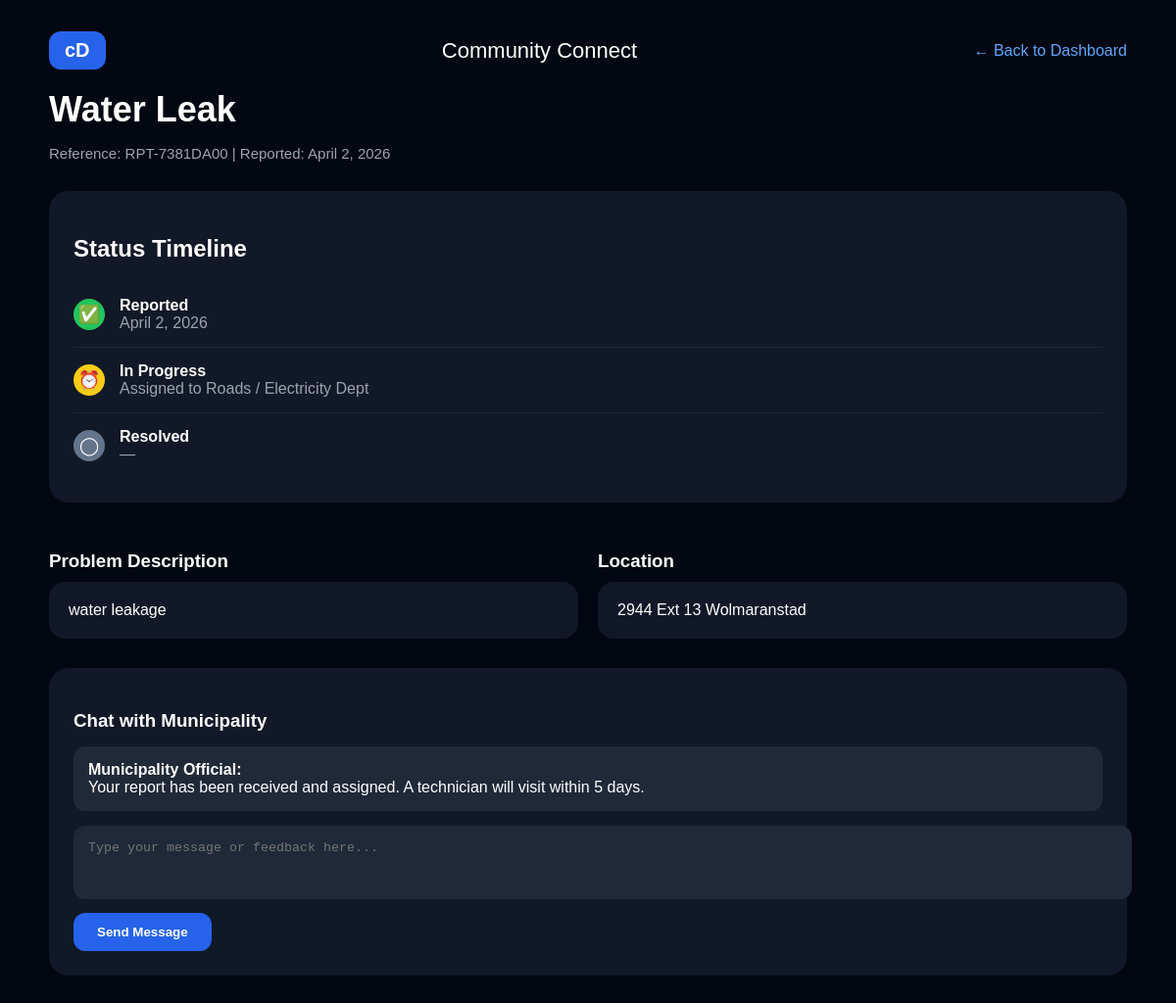
/dashboard/report/1/, run on the app's committed database.
### report_app/models.py (models this page shows, shortened)
class Report(models.Model):
    reference_number = models.CharField(max_length=20, unique=True, editable=False)
    category = models.CharField(max_length=50, choices=CATEGORY_CHOICES)
    description = models.TextField(blank=True, null=True)
    location = models.CharField(max_length=255)
    status = models.CharField(max_length=20, choices=STATUS_CHOICES, default='reported')
    reported_date = models.DateField(auto_now_add=True)
    last_updated = models.DateField(auto_now=True)
    user = models.ForeignKey(User, on_delete=models.CASCADE, null=True, blank=True)  # Optional for anonymous

### dashboard_app/views.py (the view)
# urls.py: path('report/<int:pk>/', views.report_detail, name='report_detail'),
def report_detail(request, pk):
    report = get_object_or_404(Report, pk=pk)
    return render(request, 'dashboard_app/report_detail.html', {'report': report})

### dashboard_app/templates/dashboard_app/report_detail.html (shortened to what this page needs)
<!DOCTYPE html>
<html lang="en">
<head>
    <link rel="stylesheet" href="https://cdnjs.cloudflare.com/ajax/libs/font-awesome/6.5.0/css/all.min.css">
</head>
<body>
<div class="container">
    <div class="header">
        <div class="logo-box">cD</div>
        <span style="font-size:22px;">Community Connect</span>
        <a href="{% url 'dashboard_app:dashboard' %}" style="color:#60a5fa; text-decoration:none;">← Back to Dashboard</a>
    </div>
    <h1>{{ report.get_category_display }}</h1>
    <p class="meta">Reference: {{ report.reference_number }} | Reported: {{ report.reported_date }}</p>
    <div class="timeline-box">
        <h2 style="margin-bottom:20px; font-size:24px;">Status Timeline</h2>
        <div class="timeline-item">
            <div class="icon-circle" style="background:#22c55e;">✅</div>
            <div>
                <strong>Reported</strong><br>
                <span style="color:#9ca3af;">{{ report.reported_date }}</span>
            </div>
        </div>
        <div class="timeline-item">
            <div class="icon-circle" style="background:#facc15; color:black;">⏰</div>
            <div>
                <strong>In Progress</strong><br>
                <span style="color:#9ca3af;">Assigned to Roads / Electricity Dept</span>
            </div>
        </div>
        <div class="timeline-item">
            <div class="icon-circle" style="background:#64748b;">◯</div>
            <div>
                <strong>Resolved</strong><br>
                <span style="color:#9ca3af;">—</span>
            </div>
        </div>
    </div>
    <div style="display: grid; grid-template-columns: 1fr 1fr; gap: 20px; margin-bottom: 30px;">
        <div>
            <h3 style="margin-bottom:10px;">Problem Description</h3>
            <div class="info-box">
                {{ report.description|default:"No description provided." }}
            </div>
        </div>
        <div>
            <h3 style="margin-bottom:10px;">Location</h3>
            <div class="info-box">
                {{ report.location }}
            </div>
        </div>
    </div>
    <div class="chat-box">
        <h3 style="margin-bottom:15px;">Chat with Municipality</h3>
        <div class="chat-message">
            <strong>Municipality Official:</strong><br>
            Your report has been received and assigned. A technician will visit within 5 days.
        </div>
        <textarea rows="3" placeholder="Type your message or feedback here..."></textarea>
        <button style="background:#2563eb; color:white; border:none; padding:12px 24px; border-radius:12px; margin-top:10px; font-weight:bold;">
            Send Message
        </button>
    </div>
</div>
</body>
</html>

### dashboard_app/templates/dashboard_app/report_detail.html (style rules this page uses)
body { background-color: #030712; color: white; font-family: Arial, sans-serif; }
.container { max-width: 1100px; margin: auto; padding: 24px; }
.header { display: flex; justify-content: space-between; align-items: center; margin-bottom: 20px; }
.logo-box { background: #2563eb; padding: 8px 16px; border-radius: 12px; font-weight: bold; font-size: 20px; }
h1 { font-size: 36px; margin: 10px 0 5px 0; }
.meta { color: #9ca3af; font-size: 15px; }
.timeline-box { background: #111827; padding: 25px; border-radius: 20px; margin: 30px 0; }
.timeline-item { display: flex; align-items: center; gap: 15px; padding: 15px 0; border-bottom: 1px solid #1f2937; }
.timeline-item:last-child { border-bottom: none; }
.icon-circle { width: 32px; height: 32px; border-radius: 50%; display: flex; align-items: center; justify-content: center; font-size: 18px; }
.info-box { background: #111827; padding: 20px; border-radius: 16px; }
.chat-box { background: #111827; padding: 25px; border-radius: 20px; margin-top: 30px; }
.chat-message { background: #1f2937; padding: 15px; border-radius: 12px; margin-bottom: 15px; }
textarea { width: 100%; background: #1f2937; border: none; border-radius: 12px; padding: 15px; color: white; resize: none; }

### data on the page
Report: category "Water Leak", reference_number "RPT-7381DA00", reported_date "April 2, 2026", description "water leakage", location "2944 Ext 13 Wolmaranstad"
